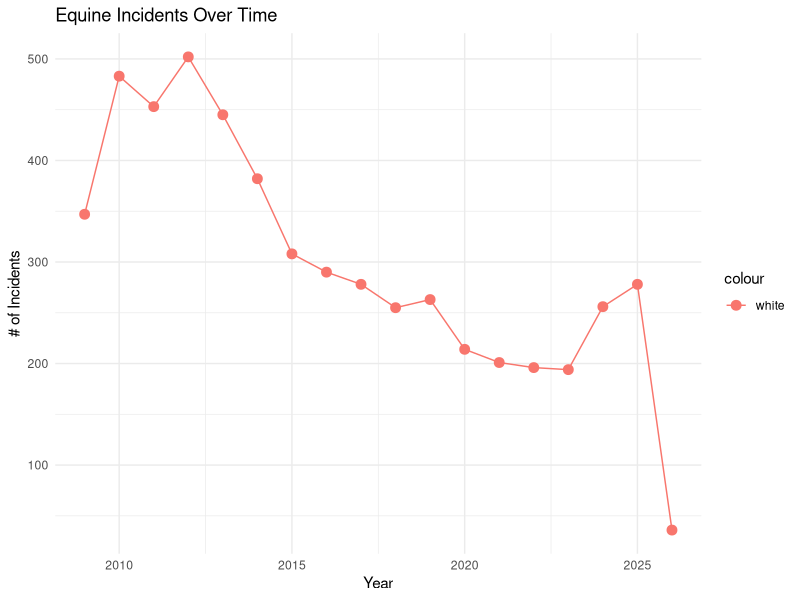
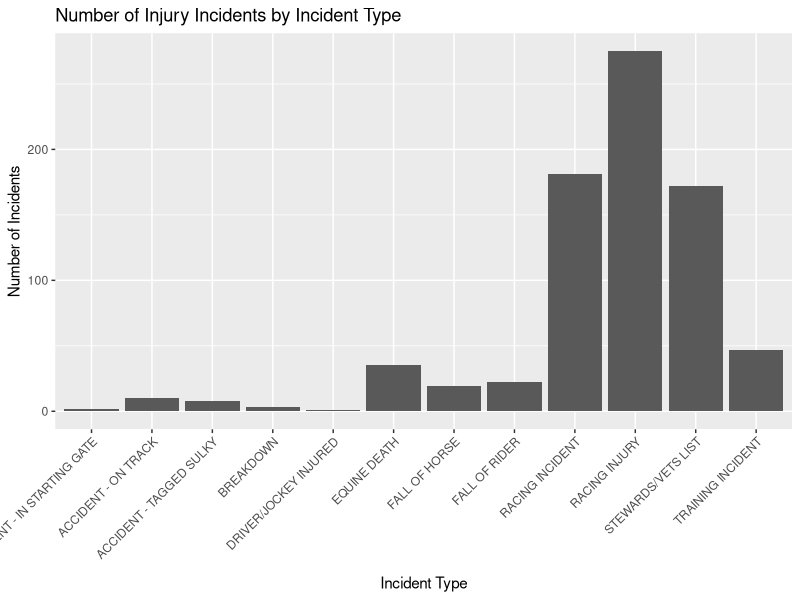
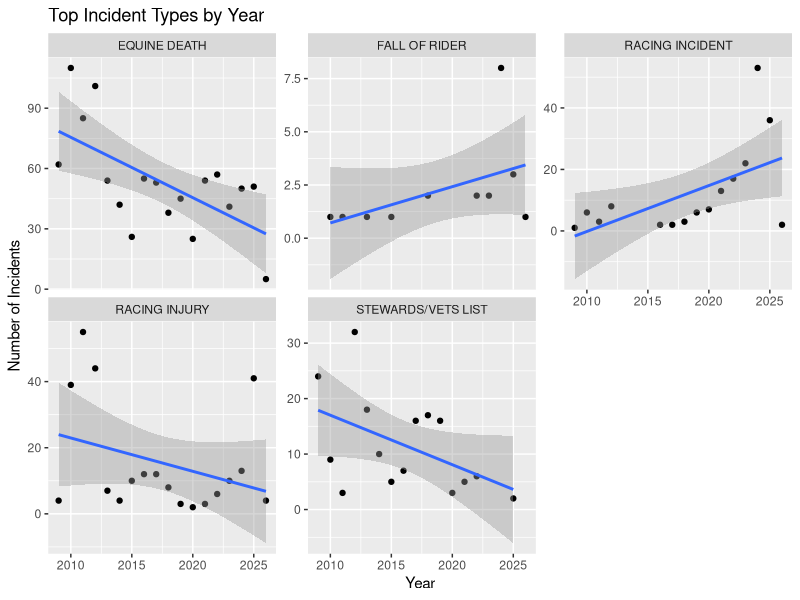
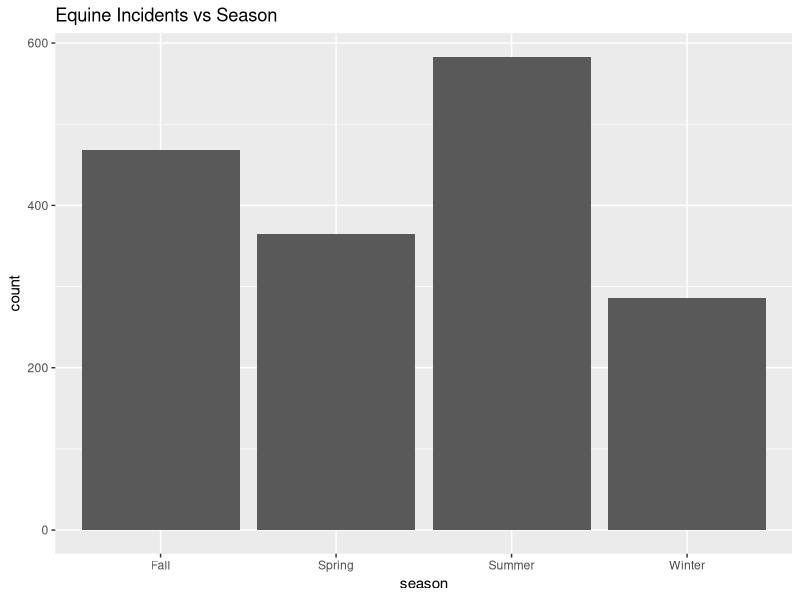
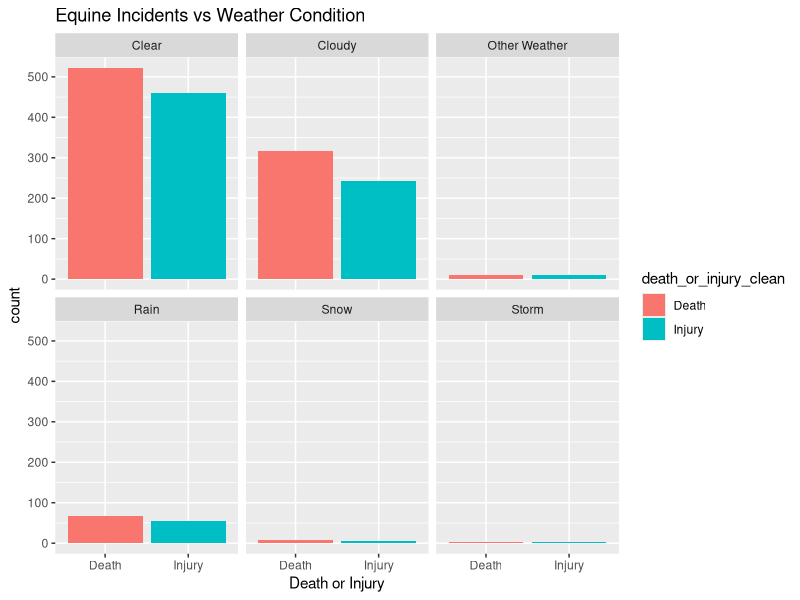
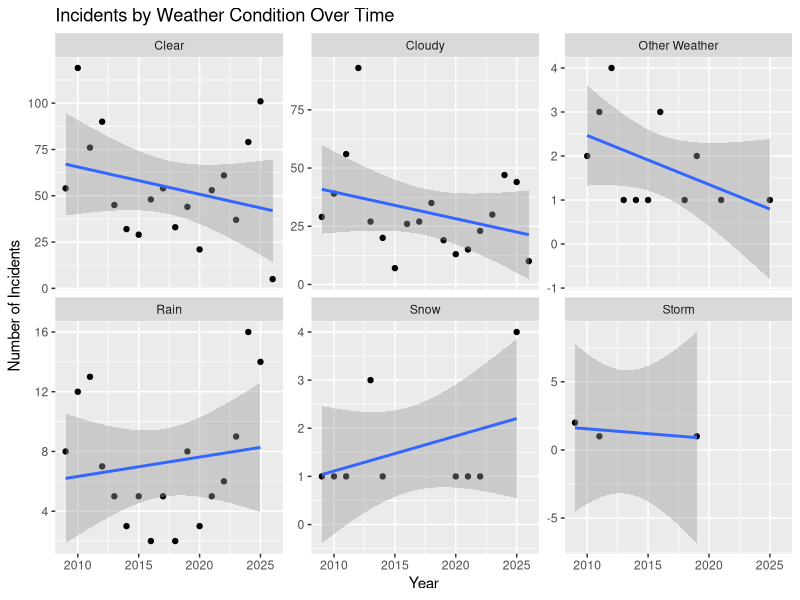

Generate these figures, in order, with R:
## ---- chunk 1
# DO NOT ALTER THIS CHUNK
knitr::opts_chunk$set(
	eval = TRUE,
	echo = TRUE,
	fig.align = "center",
	fig.asp = 0.618,
	fig.width = 5,
	cache = FALSE,
	dpi = 120,
	out.width = "70%"
)
#Load packages
library(dplyr)
library(lubridate)
library(stringr)
library(ggplot2)
library(tidyverse)
library(broom)
library(modelr)

#Load dataset
library(readr)
horses <- read_csv("data/Equine_Death_and_Breakdown.csv")
## ---- chunk 2
#Fix column names
horses_clean <- horses %>%
  rename(year = Year, incident_date = `Incident Date`, track = Track, 
         inv_location = `Inv Location`,
         racing_type_description = `Racing Type Description`, 
         division = Division, weather_conditions = `Weather Conditions`, 
         horse = Horse, trainer = Trainer, jockey_driver = `Jockey Driver`, 
         incident_description = `Incident Description`, 
         death_or_injury = `Death or Injury`, 
         incident_type = `Incident Type`)

#Fix dates
horses_clean$incident_date <- mdy(horses_clean$incident_date)

#Get rid of NA entries
horses_clean <- horses_clean %>%
  filter(!is.na(weather_conditions), !is.na(death_or_injury))

#Fix weather_condition column
#Used ChatGPT to help with this cleaning part
horses_clean <- horses_clean %>%
  mutate(
    weather_clean = weather_conditions %>%
      str_to_lower() %>%
      str_trim() %>%
      str_replace_all("[0-9]+", "") %>%        
      str_replace_all("[^a-z ]", "") %>%
      str_squish()
  ) %>%
  
  mutate(
    weather_group = case_when(
      str_detect(weather_clean, "rain|shower|drizzle|raine") ~ "Rain",
      str_detect(weather_clean, "snow|flurr|sleet") ~ "Snow",
      str_detect(weather_clean, "thunder|storm") ~ "Storm",
      str_detect(weather_clean, "cloud|coudy|cloudy|clody") ~ "Cloudy",
      str_detect(weather_clean, "clear|sun|fair|dry") ~ "Clear",
      str_detect(weather_clean, "windy|fog|mist|hazy|wind") ~ "Other Weather",
      weather_clean %in% c("", "na", "n a", "unc") | is.na(weather_clean) ~ "Unknown",
      TRUE ~ "Other"
    )
  )

#Clean death_or_injury column
horses_clean <- horses_clean %>%
  mutate(
    death_or_injury_clean = death_or_injury %>%
      str_to_lower() %>%
      str_trim(),
    
    death_or_injury_clean = case_when(
      str_detect(death_or_injury_clean, "death|dead|euthanasia") ~ "Death",
      str_detect(death_or_injury_clean, "lame|injury|lameness") ~ "Injury",
      TRUE ~ "Other"
    )
  )

horses_clean <- horses_clean %>%
  filter(death_or_injury_clean != "Other") %>%
  select(year, incident_date, 
         incident_type, 
         track, 
         incident_description, 
         weather_group, 
         death_or_injury_clean) %>%
  filter(weather_group != "Other" & weather_group != "Unknown")

#Create season variable (Code reference linked below)
horses_clean <- horses_clean %>%
  mutate(
    season = case_when(
    month(incident_date) %in% 9:11 ~ "Fall",
    month(incident_date) %in% c(12,1,2) ~ "Winter",
    month(incident_date) %in% 3:5 ~ "Spring",
    TRUE ~ "Summer"
  ))
## ---- chunk 3
summary(horses_clean)
## ---- chunk 4
library(ggplot2)
ggplot(horses, aes(x = Year, color = 'white')) +
geom_line(stat = "count") +
geom_point(stat = "count", size = 3) +
labs(
  x = "Year", 
  y = "# of Incidents", 
  title = "Equine Incidents Over Time"
  ) +
theme_minimal()
## ---- chunk 5
horses_clean %>%
  filter(death_or_injury_clean == "Injury") %>%
  ggplot(aes(x = incident_type)) +
  geom_bar() +
  labs(
    title = "Number of Injury Incidents by Incident Type",
    x = "Incident Type",
    y = "Number of Incidents"
  ) +
  theme(axis.text.x = element_text(angle = 45, hjust = 1))
## ---- chunk 6
horses_clean %>%
  filter(incident_type %in% c(
    "EQUINE DEATH",
    "STEWARDS/VETS LIST",
    "RACING INCIDENT",
    "RACING INJURY",
    "FALL OF RIDER"
  )) %>%
  count(year, incident_type) %>%
  ggplot(aes(x = year, y = n)) +
  geom_point() +
  geom_smooth(method = "lm") +
  facet_wrap(~ incident_type, scales = "free_y") +
  labs(
    title = "Top Incident Types by Year",
    x = "Year",
    y = "Number of Incidents"
  )
## ---- chunk 7
horses_clean %>%
  ggplot(aes(x = season)) +
  geom_bar() +
  labs(
    title = "Equine Incidents vs Season"
  )
## ---- chunk 8
horses_clean %>%
ggplot(aes(x = death_or_injury_clean, fill = death_or_injury_clean)) +
  geom_bar() +
  facet_wrap(~ weather_group) +
  labs(
    x = "Death or Injury", 
    title = "Equine Incidents vs Weather Condition")
## ---- chunk 9
weather_model_data <- horses_clean %>%
  count(weather_group, incident_type, name = "incident_count", sort = TRUE)
## ---- chunk 10
weather_incident_model <- lm(
  incident_count ~ weather_group + incident_type,
  data = weather_model_data
  )
## ---- chunk 11
weather_incident_model %>%
  tidy()
## ---- chunk 12
weather_incident_model %>%
glance() %>%
select(r.squared)
## ---- chunk 13
weather_model_data <- weather_model_data %>%
  add_predictions(weather_incident_model) %>%
    add_residuals(weather_incident_model)
## ---- chunk 14
weather_model_data 
## ---- chunk 15
horses_clean %>%
  filter(weather_group %in% c(
    "Clear",
    "Cloudy",
    "Rain",
    "Snow",
    "Storm",
    "Other Weather"
  )) %>%
  count(year, weather_group) %>%
  ggplot(aes(x = year, y = n)) +
  geom_point() +
  geom_smooth(method = "lm") +
  facet_wrap(~ weather_group, scales = "free_y") +
  labs(
    title = "Incidents by Weather Condition Over Time",
    x = "Year",
    y = "Number of Incidents"
  )
## ---- chunk 16
sessionInfo()
